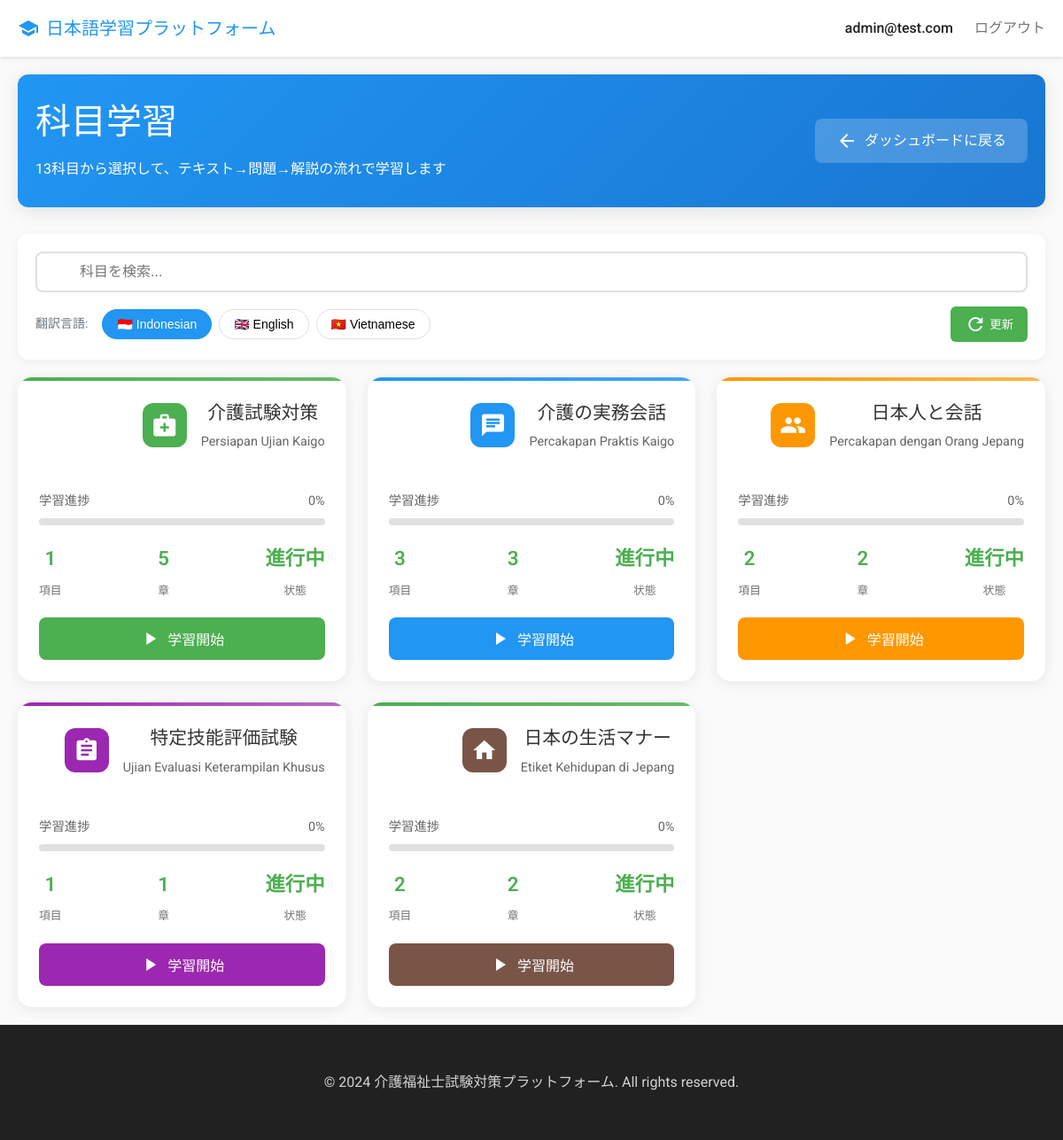
The app's page /subjects/ (signed in) with its own data.
### apps/users/models.py (models this page shows)
class User(AbstractUser):
    LANGUAGE_CHOICES = [
        ('en', 'English'),
        ('vi', 'Vietnamese'),
        ('zh', 'Chinese'),
        ('ko', 'Korean'),
        ('th', 'Thai'),
        ('id', 'Indonesian'),
        ('my', 'Burmese'),
    ]
    email = models.EmailField(unique=True)
    username = models.CharField(max_length=150, blank=True, null=True)
    native_language = models.CharField(max_length=2, choices=LANGUAGE_CHOICES, default='id')
    is_premium = models.BooleanField(default=False)
    subscription_end_date = models.DateTimeField(null=True, blank=True)
    stripe_customer_id = models.CharField(max_length=255, blank=True)
    created_at = models.DateTimeField(auto_now_add=True)
    updated_at = models.DateTimeField(auto_now=True)
    USERNAME_FIELD = 'email'
    REQUIRED_FIELDS = []
    class Meta:
        db_table = 'users'
        verbose_name = 'User'
        verbose_name_plural = 'Users'

### apps/learning/models.py (models this page shows, shortened)
class Subject(models.Model):
    ICON_CHOICES = [
        ('medical_services', '🏥 Medical Services'),
        ('local_hospital', '🏥 Hospital'),
        ('health_and_safety', '🩺 Health & Safety'),
        ('elderly', '👴 Elderly Care'),
        ('psychology', '🧠 Psychology'),
        ('chat', '💬 Chat'),
        ('forum', '💭 Forum'),
        ('question_answer', '❓ Q&A'),
        ('people', '👥 People'),
        ('groups', '👥 Groups'),
        ('person', '👤 Person'),
        ('assignment', '📋 Assignment'),
        ('task', '✅ Task'),
        ('quiz', '❓ Quiz'),
        ('school', '🎓 School'),
        ('menu_book', '📖 Book'),
        ('auto_stories', '📚 Stories'),
        ('import_contacts', '📕 Contacts'),
        ('home', '🏠 Home'),
        ('house', '🏡 House'),
        ('apartment', '🏢 Apartment'),
        ('work', '💼 Work'),
        ('business', '💼 Business'),
        ('science', '🔬 Science'),
        ('biotech', '🧬 Biotech'),
        ('favorite', '❤️ Favorite'),
        ('star', '⭐ Star'),
        ('grade', '⭐ Grade'),
        ('volunteer_activism', '🤝 Volunteer'),
        ('handshake', '🤝 Handshake'),
        ('support', '🆘 Support'),
        ('child_care', '👶 Child Care'),
        ('face', '😊 Face'),
        ('restaurant', '🍽️ Restaurant'),
        ('fastfood', '🍔 Food'),
        ('directions_car', '🚗 Car'),
        ('directions_bus', '🚌 Bus'),
        ('train', '🚆 Train'),
        ('language', '🌐 Language'),
        ('translate', '🔤 Translate'),
    ]
    subject_key = models.CharField(max_length=100, unique=True, null=True, blank=True)
    group = models.ForeignKey(SubjectGroup, on_delete=models.CASCADE, related_name='subjects', null=True, blank=True)
    name = models.CharField(max_length=200)
    indonesian_name = models.CharField(max_length=200, blank=True)
    translations = models.JSONField(
        default=dict,
        blank=True,
        help_text='Translations: {"en": "English name", "vi": "Vietnamese name"}'
    )
    description = models.TextField(blank=True)
    icon = models.CharField(
        max_length=50,
        choices=ICON_CHOICES,
        default='menu_book',
        help_text='Material icon for the subject card'
    )
    color = models.CharField(
        max_length=7,
        default='#4caf50',
        help_text='Hex color code (e.g., #4caf50, #2196f3)'
    )
    order = models.IntegerField(default=0)
    is_active = models.BooleanField(default=True)
    created_at = models.DateTimeField(auto_now_add=True)
    updated_at = models.DateTimeField(auto_now=True)
    class Meta:
        db_table = 'subjects'
        ordering = ['group__order', 'order', 'name']
        verbose_name = '科目学習ー全体構造'
        verbose_name_plural = '科目学習ー全体構造'

### apps/web/views.py (the view)
# urls.py: path('subjects/', views.subject_learning_view, name='subject_learning'),
@login_required
@allow_free_access
def subject_learning_view(request):
    from apps.learning.models import Subject
    subjects = Subject.objects.filter(is_active=True).prefetch_related(
        'items__chapters'
    ).order_by('order')
    for subject in subjects:
        subject.total_chapters = sum(item.chapters.count() for item in subject.items.all())
    user_language = request.GET.get('lang')
    if not user_language:
        user_language = request.user.native_language if request.user.is_authenticated else 'id'
    return render(request, 'subjects/subject_learning.html', {
        'subjects': subjects,
        'user': request.user,
        'user_language': user_language,
    })

### apps/learning/templatetags/translation_helpers.py (called while the page is built)
@register.filter
def get_subject_name(subject, language_code):
    if not subject:
        return ''
    if hasattr(subject, 'translations') and subject.translations:
        translation = subject.translations.get(language_code)
        if translation:
            return translation
    if hasattr(subject, 'indonesian_name') and subject.indonesian_name:
        return subject.indonesian_name
    return subject.name if hasattr(subject, 'name') else ''

### templates/subjects/subject_learning.html (shortened to what this page needs)
{% extends 'base.html' %}
{% load static %}
{% load translation_helpers %}
{% block content %}
    <div class="container">
        <div class="header">
            <div>
                <h1>科目学習</h1>
                <p>13科目から選択して、テキスト→問題→解説の流れで学習します</p>
            </div>
            <a href="{% url 'dashboard' %}" class="back-btn">
                <span class="material-icons">arrow_back</span>
                ダッシュボードに戻る
            </a>
        </div>
        <div class="search-filters">
            <div style="position: relative;">
                <input type="text" class="search-box" placeholder="科目を検索..." id="searchInput">
            </div>
            <div class="filter-chips">
                <div class="language-selector-main">
                    <span style="font-size: 14px; color: #6c757d; margin-right: 8px;">翻訳言語:</span>
                    <button class="language-btn {% if user_language == 'id' %}active{% endif %}" data-lang="id">🇮🇩 Indonesian</button>
                    <button class="language-btn {% if user_language == 'en' %}active{% endif %}" data-lang="en">🇬🇧 English</button>
                    <button class="language-btn {% if user_language == 'vi' %}active{% endif %}" data-lang="vi">🇻🇳 Vietnamese</button>
                </div>
                <button class="refresh-btn" onclick="refreshSubjects()">
                    <span class="material-icons">refresh</span>
                    更新
                </button>
            </div>
        </div>
        <div class="subjects-grid" id="subjectsGrid">
            {% for subject in subjects %}
            <div class="subject-card" data-subject-id="{{ subject.id }}">
                <div class="card-header">
                    <div class="card-icon" style="background: {{ subject.color|default:'#607d8b' }};">
                        <span class="material-icons">{{ subject.icon|default:'menu_book' }}</span>
                    </div>
                    <div>
                        <div class="card-title">{{ subject.name }}</div>
                        <div class="card-description">{{ subject|get_subject_name:user_language }}</div>
                    </div>
                </div>
                <div class="progress-section">
                    <div class="progress-header">
                        <span class="progress-label">学習進捗</span>
                        <span class="progress-label">0%</span>
                    </div>
                    <div class="progress-bar">
                    </div>
                </div>
                <div class="stats-row">
                    <div class="stat-item">
                        <div class="stat-value">{{ subject.items.count }}</div>
                        <div class="stat-label">項目</div>
                    </div>
                    <div class="stat-item">
                        <div class="stat-value">{{ subject.total_chapters }}</div>
                        <div class="stat-label">章</div>
                    </div>
                    <div class="stat-item">
                        <div class="stat-value">{% if subject.items.count > 0 %}進行中{% else %}準備中{% endif %}</div>
                        <div class="stat-label">状態</div>
                    </div>
                </div>
                <button class="action-btn btn-primary" style="background: {{ subject.color|default:'#607d8b' }};" onclick="startLearning('{{ subject.name|escapejs }}')">
                    <span class="material-icons">play_arrow</span>
                    学習開始
                </button>
            </div>
            {% endfor %}
        </div>
    </div>
{% endblock %}

### templates/base.html (shortened to what this page needs)
<!DOCTYPE html>
<html lang="ja">
<head>
    {% load static %}
    <link rel="stylesheet" href="{% static 'css/style.css' %}">
</head>
<body>
    {% block header %}
    {% if user.is_authenticated %}
    <nav class="navbar">
        <div class="nav-container">
            <a href="{% url 'dashboard' %}" class="nav-brand">
                <span class="material-icons">school</span>
                日本語学習プラットフォーム
            </a>
            <div class="nav-menu">
                <span class="nav-user">{{ user.email }}</span>
                <a href="{% url 'logout' %}" class="nav-link">ログアウト</a>
            </div>
        </div>
    </nav>
    {% endif %}
    {% endblock %}
    <main>
        {% block content %}{% endblock %}
    </main>
    <footer class="footer">
        <div class="container">
            <p>&copy; 2024 介護福祉士試験対策プラットフォーム. All rights reserved.</p>
        </div>
    </footer>
</body>
</html>

### static/css/style.css (style rules this page uses)
* { margin: 0; padding: 0; box-sizing: border-box; }
:root { --primary-color: #2196F3; --primary-dark: #1976D2; --secondary-color: #4CAF50; --danger-color: #F44336; --warning-color: #FF9800; --text-primary: #212121; --text-secondary: #757575; --bg-primary: #FFFFFF; --bg-secondary: #F5F5F5; --border-color: #E0E0E0; --shadow-sm: 0 2px 4px rgba(0,0,0,0.1); --shadow-md: 0 4px 8px rgba(0,0,0,0.15); --shadow-lg: 0 8px 16px rgba(0,0,0,0.2); }
body { font-family: 'Noto Sans JP', sans-serif; background-color: var(--bg-secondary); color: var(--text-primary); line-height: 1.6; min-height: 100vh; display: flex; flex-direction: column; }
main { flex: 1; }
.container { max-width: 1200px; margin: 0 auto; padding: 0 20px; }
h1, h2, h3, h4, h5, h6 { font-weight: 500; line-height: 1.2; margin-bottom: 1rem; }
h1 { font-size: 2.5rem; }
.navbar { background: white; box-shadow: var(--shadow-sm); padding: 1rem 0; position: sticky; top: 0; z-index: 100; }
.nav-container { max-width: 1200px; margin: 0 auto; padding: 0 20px; display: flex; justify-content: space-between; align-items: center; }
.nav-brand { display: flex; align-items: center; gap: 0.5rem; font-size: 1.25rem; font-weight: 500; color: var(--primary-color); text-decoration: none; }
.nav-menu { display: flex; align-items: center; gap: 1.5rem; }
.nav-link { color: var(--text-secondary); text-decoration: none; transition: color 0.3s ease; }
.nav-user { color: var(--text-primary); font-weight: 500; }
.stat-label { font-size: 0.9rem; opacity: 0.9; }
.stat-value { font-size: 2rem; font-weight: 700; color: var(--text-primary); margin-bottom: 0.5rem; }
.stat-label { font-size: 0.875rem; color: var(--text-secondary); }
.progress-bar { width: 100%; height: 8px; background: var(--bg-secondary); border-radius: 4px; overflow: hidden; margin-bottom: 0.5rem; }
.card-icon { width: 60px; height: 60px; border-radius: 50%; display: flex; align-items: center; justify-content: center; color: white; margin: 0 auto 1.5rem; }
.card-icon .material-icons { font-size: 30px; }
.card-title { font-size: 1.25rem; margin-bottom: 0.75rem; text-align: center; }
.card-description { color: var(--text-secondary); text-align: center; margin-bottom: 1.5rem; white-space: pre-line; line-height: 1.6; }
.btn-primary { background: var(--primary-color); color: white; }
.footer { background: var(--text-primary); color: white; padding: 2rem 0; margin-top: auto; }
.footer .container { text-align: center; }
.footer p { margin: 0; opacity: 0.8; }

### records on screen
User: email "admin@test.com"
Subject: name "介護試験対策", translations.native_language "Persiapan Ujian Kaigo", items.count "1", total_chapters "5", shows "進行中"
Subject: name "介護の実務会話", translations.native_language "Percakapan Praktis Kaigo", items.count "3", total_chapters "3", shows "進行中"
Subject: name "日本人と会話", translations.native_language "Percakapan dengan Orang Jepang", items.count "2", total_chapters "2", shows "進行中"
Subject: name "特定技能評価試験", translations.native_language "Ujian Evaluasi Keterampilan Khusus", items.count "1", total_chapters "1", shows "進行中"
Subject: name "日本の生活マナー", translations.native_language "Etiket Kehidupan di Jepang", items.count "2", total_chapters "2", shows "進行中"
